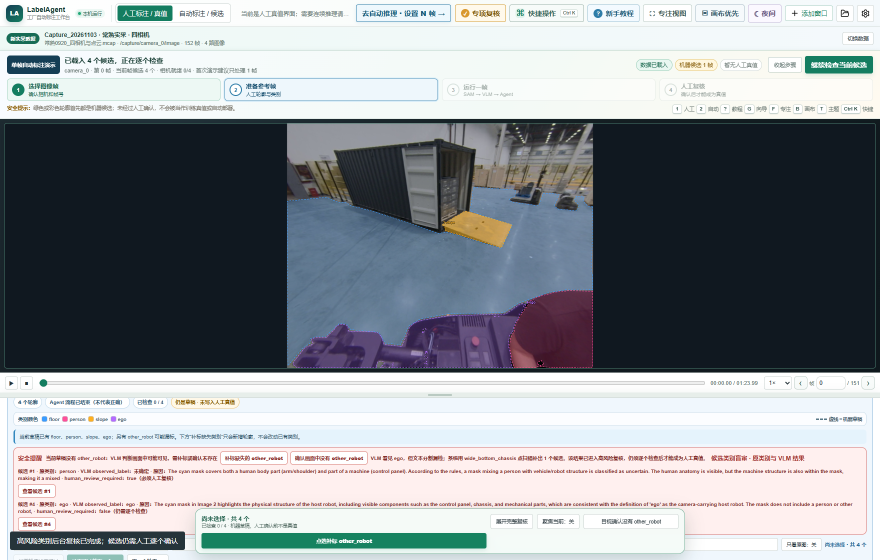
#> input picture docs/evidence/fast-vlm5090-slope-round331/camera0.png, 1760 x 1120 px, found by its file name (shown at 1/2 size)
$ python build_labelagent_ieee_paper.py
#> lines starting #> are read from the running program, lines starting #| are printed output that depends on the picture
#!/usr/bin/env python3
"""Build an IEEE Transactions-style internal LabelAgent manuscript."""

from __future__ import annotations

from pathlib import Path

from PIL import Image, ImageDraw, ImageFont
from docx import Document
from docx.enum.section import WD_SECTION
from docx.enum.table import WD_CELL_VERTICAL_ALIGNMENT, WD_TABLE_ALIGNMENT
from docx.enum.text import WD_ALIGN_PARAGRAPH
from docx.oxml import OxmlElement
from docx.oxml.ns import qn
from docx.shared import Inches, Pt, RGBColor


ROOT = Path(__file__).resolve().parents[1]
OUT = ROOT / "docs" / "deliverables"
ASSETS = OUT / "ieee-assets"
OUTPUT = OUT / "LabelAgent_IEEE_Transactions_Style_Manuscript_20261120.docx"


# [169 lines left out: functions set_font, set_columns, add_page_number, keep, body, primary and 7 more, not called in this run]


def make_assets():
    ASSETS.mkdir(parents=True, exist_ok=True)
    # Slope true/false pair.
    left = Image.open(ROOT / "artifacts/new-dataset-fast-vlm5090-slope-round331/camera0.png").convert("RGB")
#> left is the input picture: PIL image 1760x1120 RGB; mean R, G, B 145.9, 150.6, 155
    right = Image.open(ROOT / "artifacts/new-dataset-fast-vlm5090-slope-round331/camera3.png").convert("RGB")
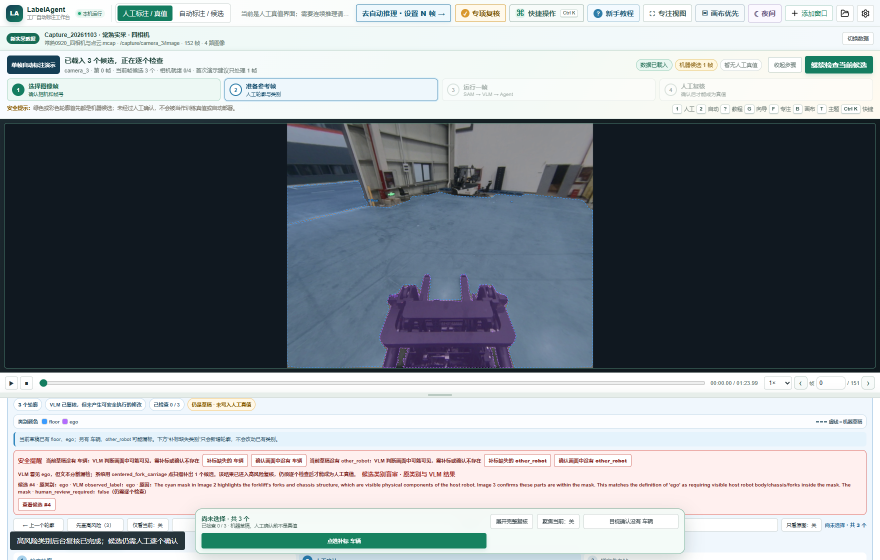
#> input picture docs/evidence/fast-vlm5090-slope-round331/camera3.png, 1760 x 1120 px, found by its file name (shown at 1/2 size)
#> right is the input picture: PIL image 1760x1120 RGB; mean R, G, B 145.5, 151.8, 156.8
    target_h = 720
    panels = []
    for image in (left, right):
        ratio = target_h / image.height
        panels.append(image.resize((int(image.width * ratio), target_h), Image.Resampling.LANCZOS))
#> this loop made 2 passes
#> ratio on passes 1 to 2: 0.643, 0.643
#> after the loop, panels = 2 items
    slope = Image.new("RGB", (sum(i.width for i in panels), target_h), "white")
#> slope: PIL image 2262x720 RGB; every value is 255
    x = 0
    for image in panels:
        slope.paste(image, (x, 0)); x += image.width
#> this loop made 2 passes
#> x on passes 1 to 2: 1131, 2262
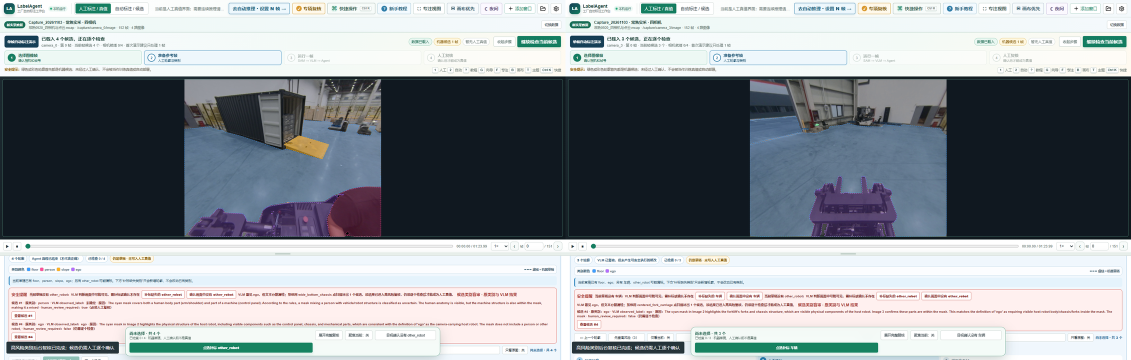
#> slope: PIL image 2262x720 RGB (shown at 1/2 size); mean R, G, B 145.5, 151.1, 155.7
#> after the loop, x = 2262
    slope_path = ASSETS / "slope-true-false.png"
    slope.save(slope_path, optimize=True)

    # Round335 frame89 panel: points/current/proposed/difference.
#> (the run stopped early here; a loop or call above may not have finished)
